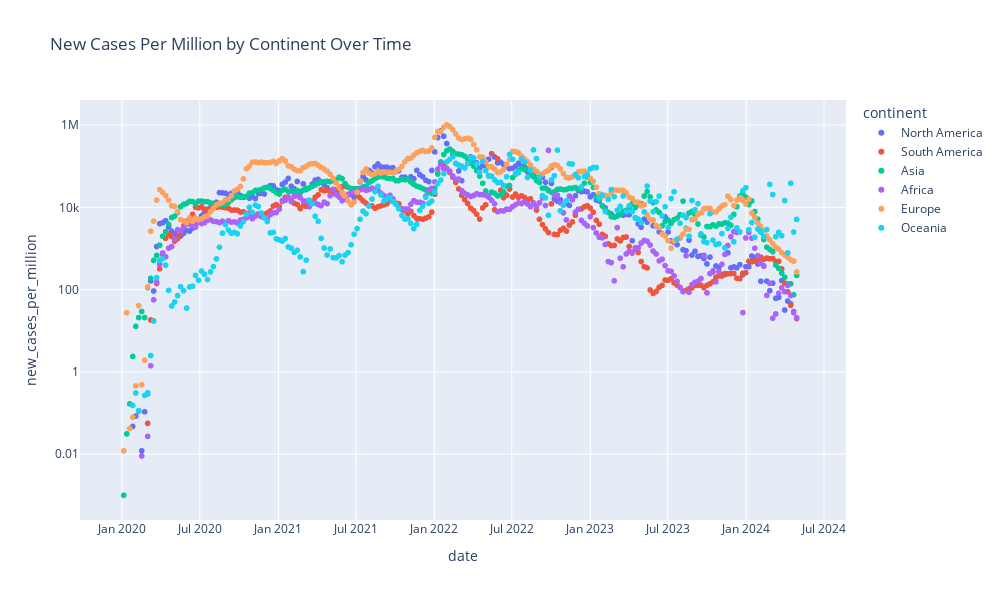

The code cell stored with this chart in its notebook:
### Code cell
import plotly.express as px

fig = px.scatter(grouped_df, x='date', y='new_cases_per_million', color='continent',
              title='New Cases Per Million by Continent Over Time',
                 log_y=True)

# Update layout to set the size
fig.update_layout(
    width=1000,  # set the width here
    height=600, # set the height here
)
fig.show()

### Figure 1 — Plotly figure (JSON) as saved in the notebook; plotly's stock layout.template omitted (floating-point values rounded to 4 significant figures; data arrays with more than 128 entries replaced by an {"elided": "..."} marker saying what was removed)
{"data": [{"hovertemplate": "continent=North America<br>date=%{x}<br>new_cases_per_million=%{y}<extra></extra>", "legendgroup": "North America", "marker": {"color": "#636efa", "symbol": "circle"}, "mode": "markers", "name": "North America", "showlegend": true, "x": {"elided": "1596 str values"}, "xaxis": "x", "y": {"elided": "1596 float values"}, "yaxis": "y", "type": "scattergl"}, {"hovertemplate": "continent=South America<br>date=%{x}<br>new_cases_per_million=%{y}<extra></extra>", "legendgroup": "South America", "marker": {"color": "#EF553B", "symbol": "circle"}, "mode": "markers", "name": "South America", "showlegend": true, "x": {"elided": "1580 str values"}, "xaxis": "x", "y": {"elided": "1580 float values"}, "yaxis": "y", "type": "scattergl"}, {"hovertemplate": "continent=Asia<br>date=%{x}<br>new_cases_per_million=%{y}<extra></extra>", "legendgroup": "Asia", "marker": {"color": "#00cc96", "symbol": "circle"}, "mode": "markers", "name": "Asia", "showlegend": true, "x": {"elided": "1594 str values"}, "xaxis": "x", "y": {"elided": "1594 float values"}, "yaxis": "y", "type": "scattergl"}, {"hovertemplate": "continent=Africa<br>date=%{x}<br>new_cases_per_million=%{y}<extra></extra>", "legendgroup": "Africa", "marker": {"color": "#ab63fa", "symbol": "circle"}, "mode": "markers", "name": "Africa", "showlegend": true, "x": {"elided": "1576 str values"}, "xaxis": "x", "y": {"elided": "1576 float values"}, "yaxis": "y", "type": "scattergl"}, {"hovertemplate": "continent=Europe<br>date=%{x}<br>new_cases_per_million=%{y}<extra></extra>", "legendgroup": "Europe", "marker": {"color": "#FFA15A", "symbol": "circle"}, "mode": "markers", "name": "Europe", "showlegend": true, "x": {"elided": "1593 str values"}, "xaxis": "x", "y": {"elided": "1593 float values"}, "yaxis": "y", "type": "scattergl"}, {"hovertemplate": "continent=Oceania<br>date=%{x}<br>new_cases_per_million=%{y}<extra></extra>", "legendgroup": "Oceania", "marker": {"color": "#19d3f3", "symbol": "circle"}, "mode": "markers", "name": "Oceania", "showlegend": true, "x": {"elided": "1588 str values"}, "xaxis": "x", "y": {"elided": "1588 float values"}, "yaxis": "y", "type": "scattergl"}], "layout": {"xaxis": {"anchor": "y", "domain": [0.0, 1.0], "title": {"text": "date"}}, "yaxis": {"anchor": "x", "domain": [0.0, 1.0], "title": {"text": "new_cases_per_million"}, "type": "log"}, "legend": {"title": {"text": "continent"}, "tracegroupgap": 0}, "title": {"text": "New Cases Per Million by Continent Over Time"}, "width": 1000, "height": 600}}
